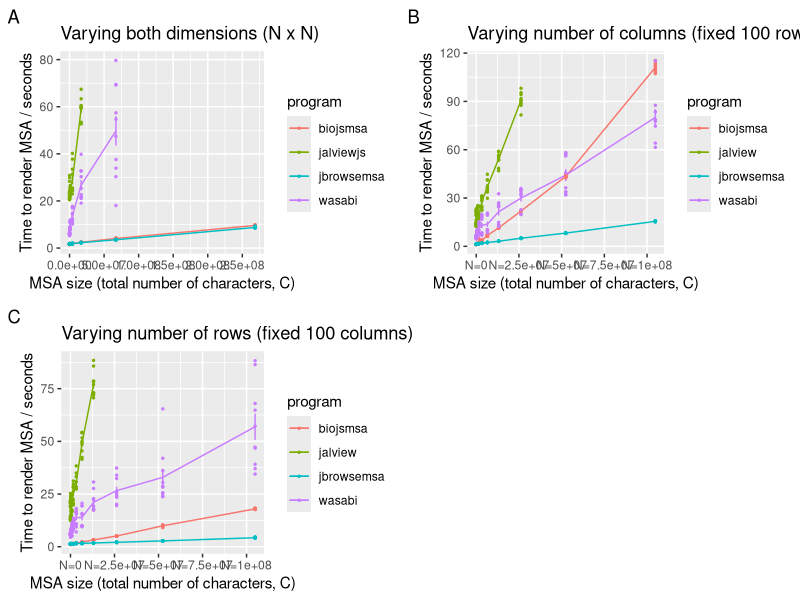
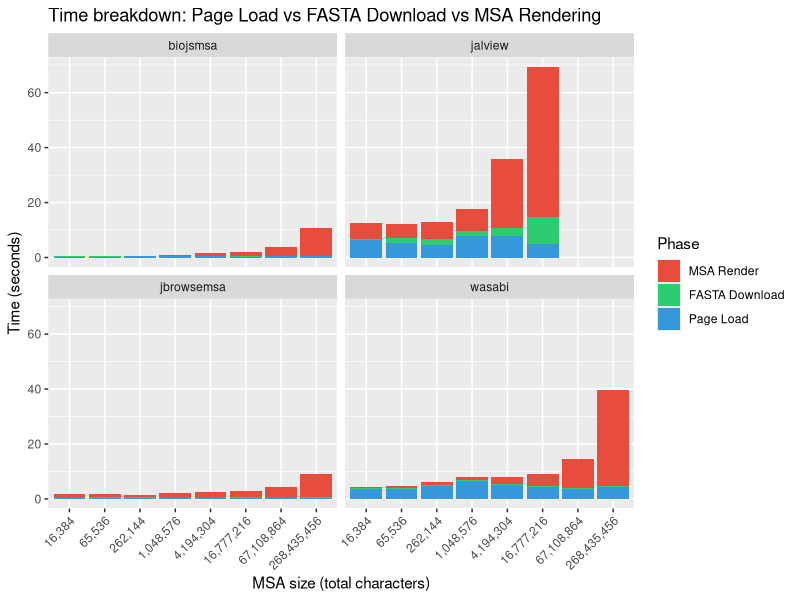
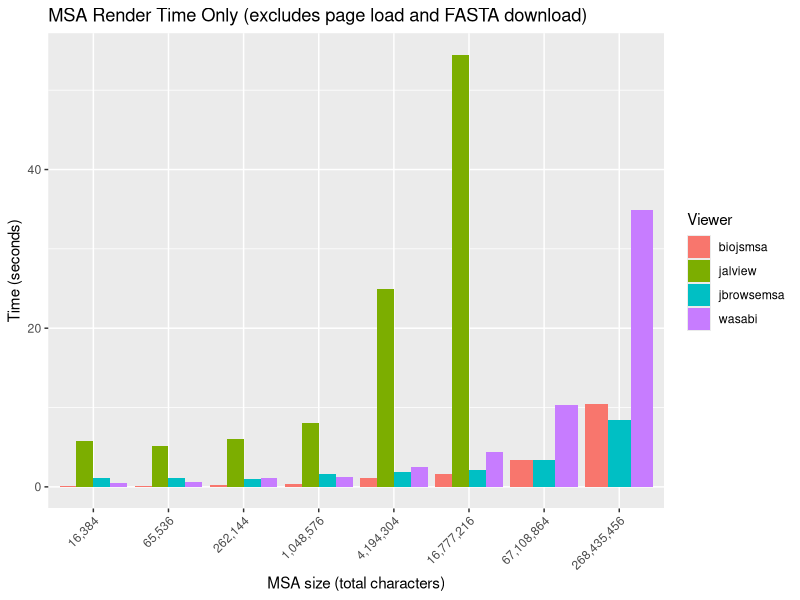
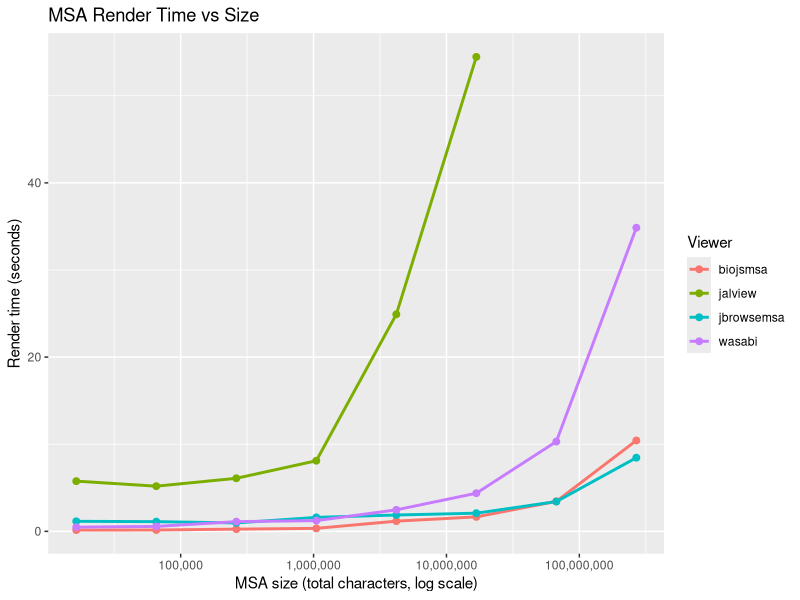
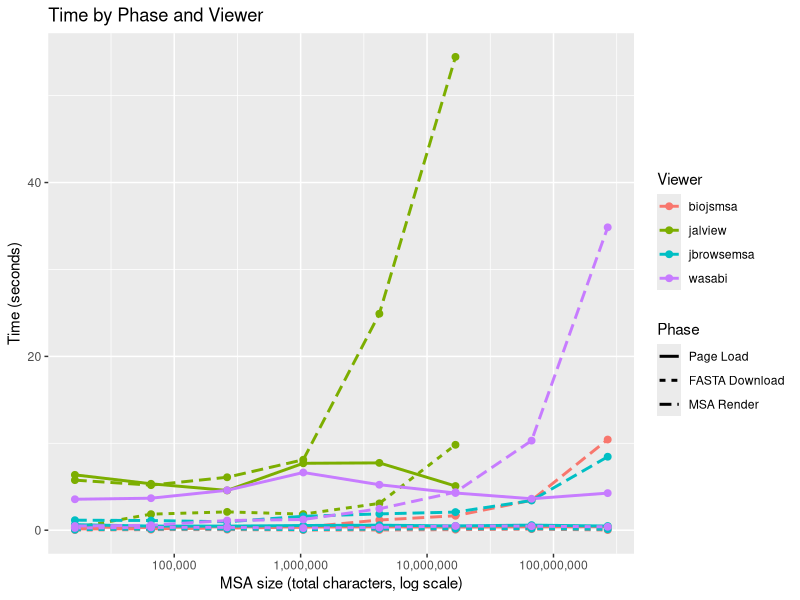

Generate these figures, in order, with R:
library(ggplot2)
library(gridExtra)
library(scales)
library(tidyr)
library(dplyr)


df <- read.table("varyXY.tsv", header = TRUE)
df$size <- df$size * df$size
p1 <- ggplot(df, aes(x = size, y = time, color = program)) +
  labs(tag = "A", title = "Varying both dimensions (N x N)") +
  geom_line(stat = "summary") +
  geom_errorbar(width = 0.2, stat = "summary") +
  geom_jitter(size = 0.5, position = position_jitter(width = 0.1, seed = 42)) +
  scale_x_continuous(breaks = scales::pretty_breaks(n = 10)) +
  ylab("Time to render MSA / seconds") +
  xlab("MSA size (total number of characters, C)")


df <- read.table("varyX.tsv", header = TRUE)
df$size <- df$x_size * df$y_size
p2 <- ggplot(df, aes(x = size, y = time, color = program)) +
  labs(tag = "B", title = "Varying number of columns (fixed 100 rows)") +
  geom_line(stat = "summary") +
  geom_errorbar(stat = "summary", aes(width = 20000)) +
  geom_jitter(size = 0.5, position = position_jitter(width = 0.1, seed = 42)) +
  scale_x_continuous(
    labels = function(x) paste0("N=", x)
  ) +
  ylab("Time to render MSA / seconds") +
  xlab("MSA size (total number of characters, C)")




df <- read.table("varyY.tsv", header = TRUE)
df$size <- df$x_size * df$y_size
p3 <- ggplot(df, aes(x = size, y = time, color = program)) +
  labs(tag = "C", title = "Varying number of rows (fixed 100 columns)") +
  geom_line(stat = "summary") +
  geom_errorbar(width = 0.2, stat = "summary") +
  geom_jitter(size = 0.5, position = position_jitter(width = 0.1, seed = 42)) +
  scale_x_continuous(
    labels = function(x) paste0("N=", x)
  ) +
  ylab("Time to render MSA / seconds") +
  xlab("MSA size (total number of characters, C)")


res <- grid.arrange(p1, p2, p3, nrow = 2)
ggsave("img/all.png", res, width = 14, height = 9)


# Timing breakdown visualization
if (file.exists("timings.tsv") && length(readLines("timings.tsv")) > 1) {
timings <- read.table("timings.tsv", header = TRUE)
timings$size <- timings$x_size * timings$y_size
timings$pageLoadTime <- timings$pageLoadTime / 1000
timings$fastaDownloadTime <- timings$fastaDownloadTime / 1000
timings$renderTime <- timings$renderTime / 1000

timings_summary <- timings %>%
  group_by(program, size) %>%
  summarise(
    pageLoadTime = mean(pageLoadTime),
    fastaDownloadTime = mean(fastaDownloadTime),
    renderTime = mean(renderTime),
    .groups = "drop"
  )

timings_long <- timings_summary %>%
  pivot_longer(
    cols = c(pageLoadTime, fastaDownloadTime, renderTime),
    names_to = "phase",
    values_to = "time"
  ) %>%
  mutate(phase = factor(phase, levels = c("renderTime", "fastaDownloadTime", "pageLoadTime")))

timings_long$size_label <- scales::comma(timings_long$size)
timings_long$size_label <- factor(timings_long$size_label, levels = unique(timings_long$size_label[order(timings_long$size)]))

p4 <- ggplot(timings_long, aes(x = size_label, y = time, fill = phase)) +
  geom_bar(stat = "identity", position = "stack") +
  facet_wrap(~program) +
  scale_fill_manual(
    values = c("pageLoadTime" = "#3498db", "fastaDownloadTime" = "#2ecc71", "renderTime" = "#e74c3c"),
    labels = c("pageLoadTime" = "Page Load", "fastaDownloadTime" = "FASTA Download", "renderTime" = "MSA Render")
  ) +
  theme(axis.text.x = element_text(angle = 45, hjust = 1)) +
  labs(
    x = "MSA size (total characters)",
    y = "Time (seconds)",
    fill = "Phase",
    title = "Time breakdown: Page Load vs FASTA Download vs MSA Rendering"
  )

ggsave("img/timing_breakdown.png", p4, width = 12, height = 8)


# MSA render time only (excluding page load and FASTA download)
render_only <- timings_summary %>%
  mutate(size_label = scales::comma(size)) %>%
  mutate(size_label = factor(size_label, levels = unique(size_label[order(size)])))

p5 <- ggplot(render_only, aes(x = size_label, y = renderTime, fill = program)) +
  geom_bar(stat = "identity", position = "dodge") +
  theme(axis.text.x = element_text(angle = 45, hjust = 1)) +
  labs(
    x = "MSA size (total characters)",
    y = "Time (seconds)",
    fill = "Viewer",
    title = "MSA Render Time Only (excludes page load and FASTA download)"
  )

ggsave("img/render_time_only.png", p5, width = 12, height = 6)


# Line chart version of render time
p6 <- ggplot(timings_summary, aes(x = size, y = renderTime, color = program)) +
  geom_line(linewidth = 1) +
  geom_point(size = 2) +
  scale_x_log10(labels = scales::comma) +
  labs(
    x = "MSA size (total characters, log scale)",
    y = "Render time (seconds)",
    color = "Viewer",
    title = "MSA Render Time vs Size"
  )

ggsave("img/render_time_line.png", p6, width = 10, height = 6)


# Timing breakdown as line chart (shows scaling trends)
timings_line <- timings_summary %>%
  pivot_longer(
    cols = c(pageLoadTime, fastaDownloadTime, renderTime),
    names_to = "phase",
    values_to = "time"
  ) %>%
  mutate(phase = factor(phase,
    levels = c("pageLoadTime", "fastaDownloadTime", "renderTime"),
    labels = c("Page Load", "FASTA Download", "MSA Render")
  ))

p7 <- ggplot(timings_line, aes(x = size, y = time, color = program, linetype = phase)) +
  geom_line(linewidth = 1) +
  geom_point(size = 2) +
  scale_x_log10(labels = scales::comma) +
  labs(
    x = "MSA size (total characters, log scale)",
    y = "Time (seconds)",
    color = "Viewer",
    linetype = "Phase",
    title = "Time by Phase and Viewer"
  )

ggsave("img/timing_by_phase_line.png", p7, width = 12, height = 6)
}
